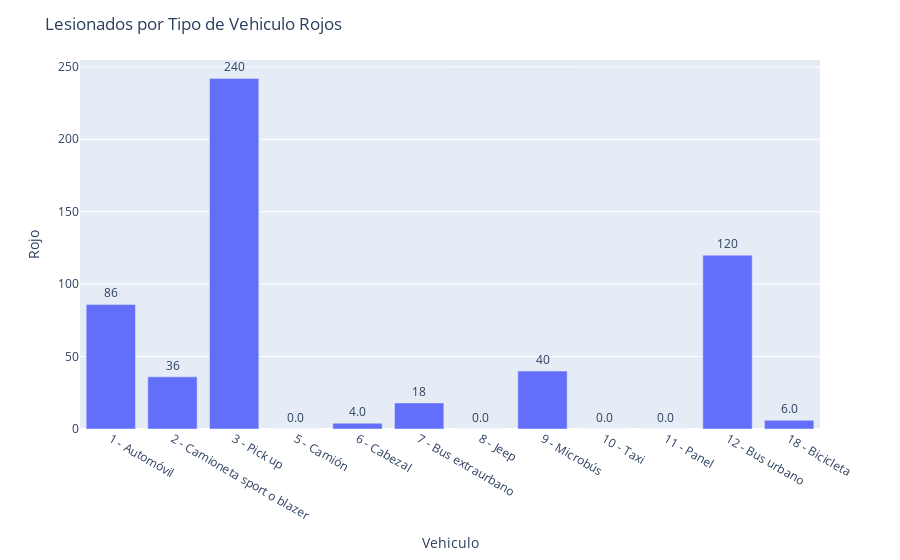

Notebook code cell kept with this figure:
### Code cell
fig = px.bar(datosl, y='Rojo', x='Vehiculo', text='Rojo')


fig.update_traces(texttemplate='%{text:.2s}', textposition='outside')
fig.update_layout(title='Lesionados por Tipo de Vehiculo Rojos',uniformtext_minsize=8, uniformtext_mode='hide')
fig.show()

### Figure 1 — Plotly figure (JSON) as saved in the notebook; plotly's stock layout.template omitted (floating-point values rounded to 4 significant figures)
{"data": [{"alignmentgroup": "True", "hoverlabel": {"namelength": 0}, "hovertemplate": "Vehiculo=%{x}<br>Rojo=%{text}", "legendgroup": "", "marker": {"color": "#636efa"}, "name": "", "offsetgroup": "", "orientation": "v", "showlegend": false, "text": [86, 36, 242, 0, 4, 18, 0, 40, 0, 0, 120, 6], "textposition": "outside", "texttemplate": "%{text:.2s}", "type": "bar", "x": ["1 - Automóvil", "2 - Camioneta sport o blazer", "3 - Pick up", "5 - Camión", "6 - Cabezal", "7 - Bus extraurbano", "8 - Jeep", "9 - Microbús", "10 - Taxi", "11 - Panel", "12 - Bus urbano", "18 - Bicicleta"], "xaxis": "x", "y": [86, 36, 242, 0, 4, 18, 0, 40, 0, 0, 120, 6], "yaxis": "y"}], "layout": {"barmode": "relative", "legend": {"tracegroupgap": 0}, "margin": {"t": 60}, "title": {"text": "Lesionados por Tipo de Vehiculo Rojos"}, "uniformtext": {"minsize": 8, "mode": "hide"}, "xaxis": {"anchor": "y", "domain": [0, 1], "title": {"text": "Vehiculo"}}, "yaxis": {"anchor": "x", "domain": [0, 1], "title": {"text": "Rojo"}}}}
